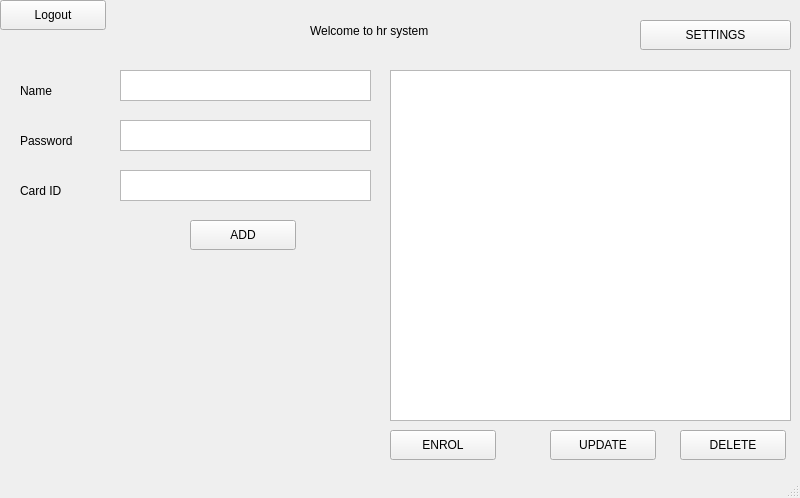
<?xml version="1.0" encoding="UTF-8"?>
<ui version="4.0">
 <class>MainWindow</class>
 <widget class="QMainWindow" name="MainWindow">
  <property name="geometry">
   <rect>
    <x>0</x>
    <y>0</y>
    <width>800</width>
    <height>498</height>
   </rect>
  </property>
  <property name="windowTitle">
   <string>Dashboard</string>
  </property>
  <widget class="QWidget" name="centralwidget">
   <widget class="QLabel" name="label">
    <property name="geometry">
     <rect>
      <x>310</x>
      <y>20</y>
      <width>261</width>
      <height>21</height>
     </rect>
    </property>
    <property name="text">
     <string>Welcome to hr system</string>
    </property>
   </widget>
   <widget class="QTextEdit" name="txt_name">
    <property name="geometry">
     <rect>
      <x>120</x>
      <y>70</y>
      <width>251</width>
      <height>31</height>
     </rect>
    </property>
   </widget>
   <widget class="QTextEdit" name="txt_password">
    <property name="geometry">
     <rect>
      <x>120</x>
      <y>120</y>
      <width>251</width>
      <height>31</height>
     </rect>
    </property>
   </widget>
   <widget class="QTextEdit" name="txt_cardid">
    <property name="geometry">
     <rect>
      <x>120</x>
      <y>170</y>
      <width>251</width>
      <height>31</height>
     </rect>
    </property>
   </widget>
   <widget class="QLabel" name="label_2">
    <property name="geometry">
     <rect>
      <x>20</x>
      <y>80</y>
      <width>80</width>
      <height>21</height>
     </rect>
    </property>
    <property name="text">
     <string>Name</string>
    </property>
   </widget>
   <widget class="QLabel" name="label_3">
    <property name="geometry">
     <rect>
      <x>20</x>
      <y>130</y>
      <width>80</width>
      <height>21</height>
     </rect>
    </property>
    <property name="text">
     <string>Password</string>
    </property>
   </widget>
   <widget class="QLabel" name="label_4">
    <property name="geometry">
     <rect>
      <x>20</x>
      <y>180</y>
      <width>80</width>
      <height>21</height>
     </rect>
    </property>
    <property name="text">
     <string>Card ID</string>
    </property>
   </widget>
   <widget class="QPushButton" name="btn_add">
    <property name="geometry">
     <rect>
      <x>190</x>
      <y>220</y>
      <width>106</width>
      <height>30</height>
     </rect>
    </property>
    <property name="text">
     <string>ADD</string>
    </property>
   </widget>
   <widget class="QTableView" name="tableView">
    <property name="geometry">
     <rect>
      <x>390</x>
      <y>70</y>
      <width>401</width>
      <height>351</height>
     </rect>
    </property>
   </widget>
   <widget class="QPushButton" name="btn_enrol">
    <property name="geometry">
     <rect>
      <x>390</x>
      <y>430</y>
      <width>106</width>
      <height>30</height>
     </rect>
    </property>
    <property name="text">
     <string>ENROL</string>
    </property>
   </widget>
   <widget class="QPushButton" name="btn_update">
    <property name="geometry">
     <rect>
      <x>550</x>
      <y>430</y>
      <width>106</width>
      <height>30</height>
     </rect>
    </property>
    <property name="text">
     <string>UPDATE</string>
    </property>
   </widget>
   <widget class="QPushButton" name="btn_delete">
    <property name="geometry">
     <rect>
      <x>680</x>
      <y>430</y>
      <width>106</width>
      <height>30</height>
     </rect>
    </property>
    <property name="text">
     <string>DELETE</string>
    </property>
   </widget>
   <widget class="QPushButton" name="btn_settings">
    <property name="geometry">
     <rect>
      <x>640</x>
      <y>20</y>
      <width>151</width>
      <height>30</height>
     </rect>
    </property>
    <property name="text">
     <string>SETTINGS</string>
    </property>
   </widget>
   <widget class="QPushButton" name="btn_logout">
    <property name="geometry">
     <rect>
      <x>0</x>
      <y>0</y>
      <width>106</width>
      <height>30</height>
     </rect>
    </property>
    <property name="text">
     <string>Logout</string>
    </property>
   </widget>
  </widget>
  <widget class="QStatusBar" name="statusbar"/>
 </widget>
 <resources/>
 <connections/>
</ui>
